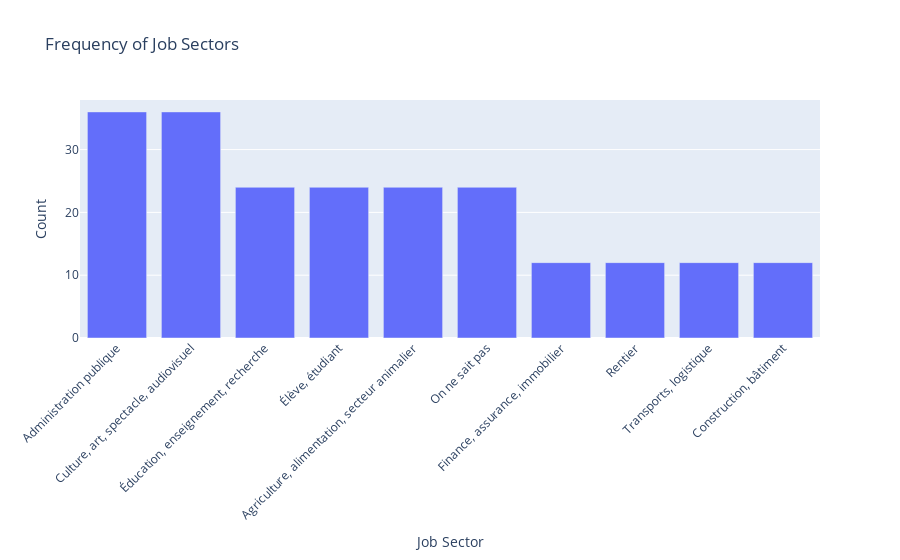

Notebook cell for this chart:
### Markdown cell above
# Analyse de la corrélation entre le métier pratiqué et la sensibilité du personnage à l’écologie

### Code cell
job_data = prepare_character_data(data=data,colname_suffixes={'job_sector'})

# Calculate the frequency of each job sector
job_sector_counts = job_data['job_sector'].value_counts().reset_index()
job_sector_counts.columns = ['Job Sector', 'Frequency']

# Creating a bar chart for job sector distribution
fig = px.bar(job_sector_counts, x='Job Sector', y='Frequency',
             title='Frequency of Job Sectors',
             labels={'Job Sector': 'Job Sector', 'Frequency': 'Frequency'})

# Update layout for better visualization
fig.update_layout(xaxis_title='Job Sector',
                  yaxis_title='Count',
                  xaxis_tickangle=-45)

# Show the plot
fig.show()

### Figure 1 — Plotly figure (JSON) as saved in the notebook; plotly's stock layout.template omitted (floating-point values rounded to 4 significant figures)
{"data": [{"alignmentgroup": "True", "hovertemplate": "Job Sector=%{x}<br>Frequency=%{y}<extra></extra>", "legendgroup": "", "marker": {"color": "#636efa", "pattern": {"shape": ""}}, "name": "", "offsetgroup": "", "orientation": "v", "showlegend": false, "textposition": "auto", "type": "bar", "x": ["Administration publique", "Culture, art, spectacle, audiovisuel", "Éducation, enseignement, recherche", "Élève, étudiant", "Agriculture, alimentation, secteur animalier", "On ne sait pas", "Finance, assurance, immobilier", "Rentier", "Transports, logistique", "Construction, bâtiment"], "xaxis": "x", "y": [36, 36, 24, 24, 24, 24, 12, 12, 12, 12], "yaxis": "y"}], "layout": {"barmode": "relative", "legend": {"tracegroupgap": 0}, "title": {"text": "Frequency of Job Sectors"}, "xaxis": {"anchor": "y", "domain": [0, 1], "tickangle": -45, "title": {"text": "Job Sector"}}, "yaxis": {"anchor": "x", "domain": [0, 1], "title": {"text": "Count"}}}}
